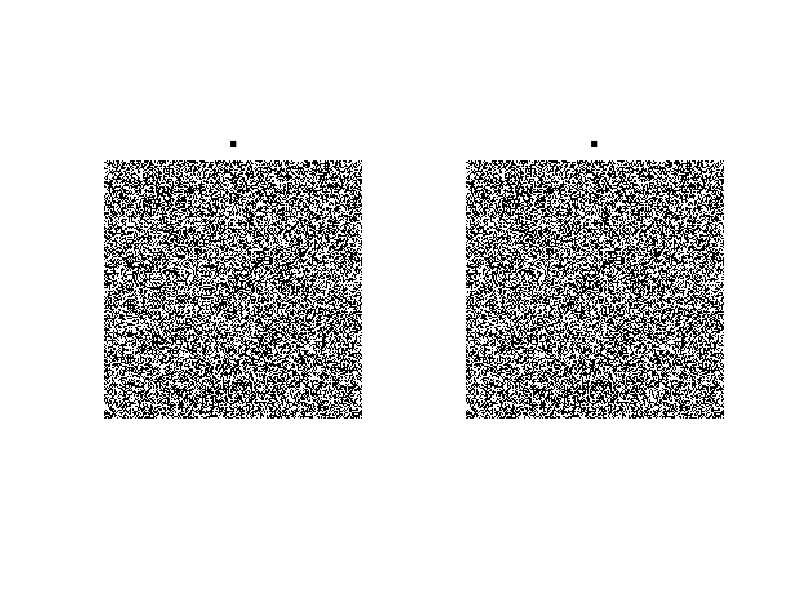

This chart was generated by the following MATLAB code:
% set up the pixel shift as 1/100 of the image width
pixel_shift = 10;

% setup the image width/height
w_size = 220;
c_size = 10;

% burger?
option = 'pyramid';

switch option
    % french fries?
    case 'in-n-out'
        b1 = 50;
        b2 = 25;
        shift_map = zeros(w_size,w_size);
        shift_map(b1+1:w_size-b1,b1+1:w_size-b1) = 3;
        shift_map(b1+b2+1:w_size-b1-b2,b1+b2+1:w_size-b1-b2) = -3;
    % checker board?
    case 'checker'
        shift_map = (checkerboard(55, 2)>0.5) .* pixel_shift;
    % pyramid!
    case 'pyramid'
        b1 = 30;
        b2 = 50;
        b3 = 70;
        b4 = 90;
        shift_map = zeros(w_size,w_size);
        shift_map(b1+1:w_size-b1,b1+1:w_size-b1) = -2;
        shift_map(b2+1:w_size-b2,b2+1:w_size-b2) = -5;
        shift_map(b3+1:w_size-b3,b3+1:w_size-b3) = -8;
        shift_map(b4+1:w_size-b4,b4+1:w_size-b4) = -11;
end
    
% set up the random dot distribution
mean = 0;
var = 0.2;

% Generate the left image (random dots)
im_left = random('norm', mean, var, [w_size w_size]) > 0;

% Generate the blank image
im_right = zeros([w_size w_size]);

% Map the right image from left image based on the shifting map
for x=1:w_size
    for y=1:w_size
        im_right(y,x) = im_left(y,min(w_size, x+shift_map(y,x)));
    end
end

disp_right = im_right(c_size+1:end-c_size, c_size+1:end-c_size);
disp_left = im_left(c_size+1:end-c_size, c_size+1:end-c_size);

% Show the image pair
figure,
subplot(1,2,1), imshow(disp_right), title('.', 'FontSize', 30);
subplot(1,2,2), imshow(disp_left), title('.', 'FontSize', 30);
